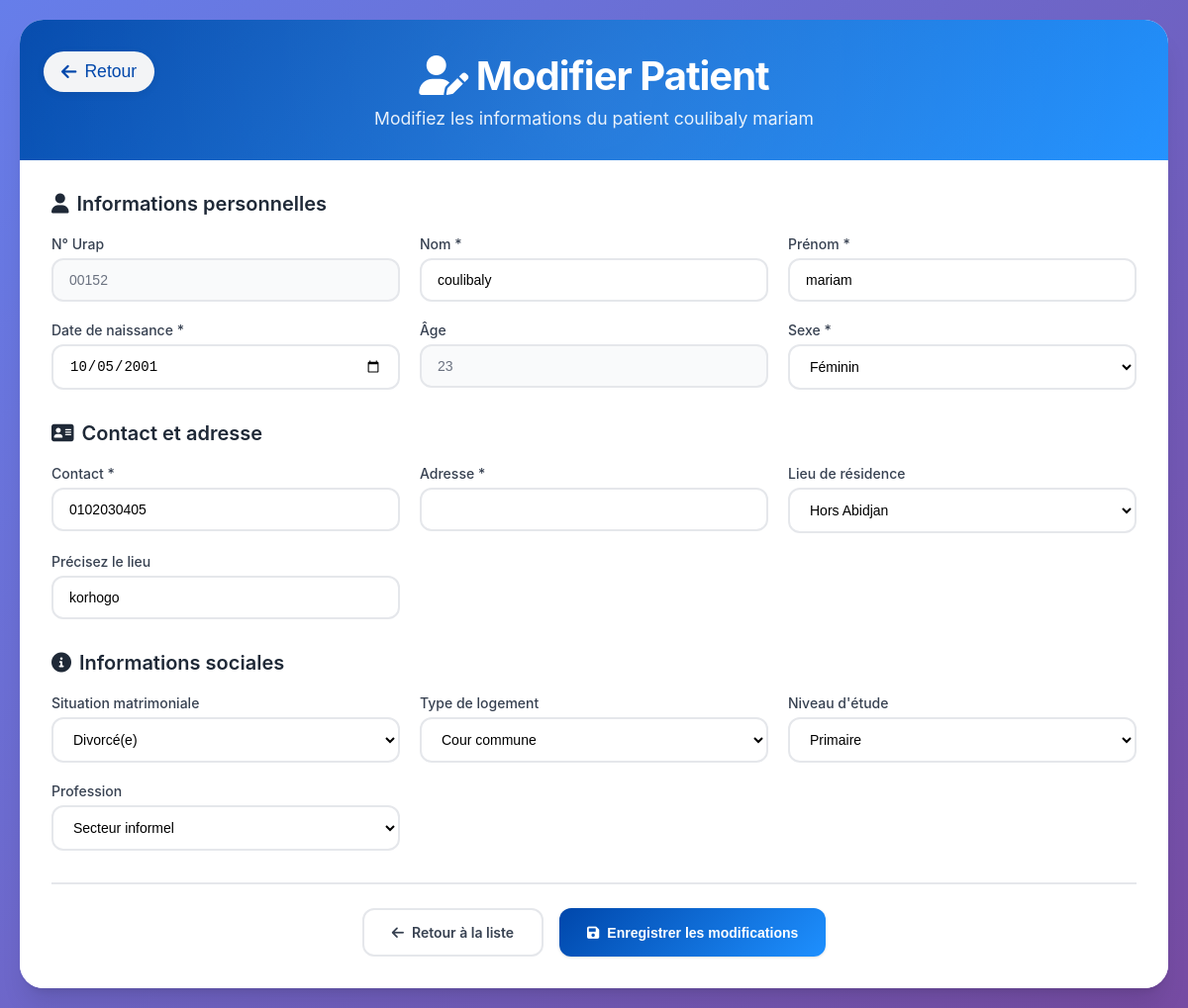
The page /page/modifpatient.php?idU=00152 (signed in) on the database its author committed.
### tables this page shows
CREATE TABLE IF NOT EXISTS `patient` (
  `Numero_urap` varchar(15) NOT NULL,
  `Nom_patient` varchar(20) NOT NULL,
  `Prenom_patient` varchar(30) NOT NULL,
  `Age` int NOT NULL,
  `Sexe_patient` varchar(10) NOT NULL,
  `Date_naissance` date NOT NULL,
  `Contact_patient` varchar(15) NOT NULL,
  `Situation_matrimoniale` varchar(25) NOT NULL,
  `Lieu_résidence` varchar(30) NOT NULL,
  `Precise` varchar(35) NOT NULL,
  `Type_logement` varchar(25) NOT NULL,
  `Niveau_etude` varchar(15) NOT NULL,
  `Profession` varchar(25) NOT NULL
);

### page/modifpatient.php (the view, shortened to what this page needs)
<?php
require_once("connexion.php");
$Numero_urap = isset($_GET['idU']) ? $_GET['idU'] : null;
$stmt = $pdo->prepare("SELECT * FROM patient WHERE Numero_urap = ?");
$stmt->execute([$Numero_urap]);
$patient = $stmt->fetch(PDO::FETCH_ASSOC);
$N_Urap = htmlspecialchars($patient['Numero_urap']);
$Nom = htmlspecialchars($patient['Nom_patient']);
$Prenom = htmlspecialchars($patient['Prenom_patient']);
$Age = htmlspecialchars($patient['Age']);
$SexeP = htmlspecialchars($patient['Sexe_patient']);
$datenaiss = htmlspecialchars($patient['Date_naissance']);
$contact = htmlspecialchars($patient['Contact_patient']);
$SituaM = htmlspecialchars($patient['Situation_matrimoniale']);
$reside = htmlspecialchars($patient['Lieu_résidence']);
$Precise = htmlspecialchars($patient['Precise']);
$Type_log = htmlspecialchars($patient['Type_logement']);
$NiveauE = htmlspecialchars($patient['Niveau_etude']);
$Profession = htmlspecialchars($patient['Profession']);
$Adresse = isset($patient['Adresse']) ? htmlspecialchars($patient['Adresse']) : '';
?>
<!DOCTYPE html>
<html lang="fr">
<head>
    <link href="https://cdnjs.cloudflare.com/ajax/libs/font-awesome/6.0.0/css/all.min.css" rel="stylesheet">
</head>
<body>
    <div class="container">
        <div class="header">
            <button onclick="window.history.back()" class="btn-retour">
                <i class="fas fa-arrow-left"></i> Retour
            </button>
            <h1><i class="fas fa-user-edit"></i> Modifier Patient</h1>
            <p>Modifiez les informations du patient <?php echo $Nom . ' ' . $Prenom; ?></p>
        </div>
        <div class="content-area">
            <form method="POST" action="update_patient.php" id="patientForm">
                <div class="form-section">
                    <h2 class="section-title">
                        <i class="fas fa-user"></i>
                        Informations personnelles
                    </h2>
                    <div class="form-grid">
                        <div class="form-field">
                            <label class="form-label">N° Urap</label>
                            <input type="text" class="form-input" value="<?php echo $N_Urap; ?>" readonly>
                        </div>
                        <div class="form-field">
                            <label class="form-label">Nom *</label>
                            <input type="text" class="form-input" name="Nom" value="<?php echo $Nom; ?>" required>
                        </div>
                        <div class="form-field">
                            <label class="form-label">Prénom *</label>
                            <input type="text" class="form-input" name="Prenom" value="<?php echo $Prenom; ?>" required>
                        </div>
                        <div class="form-field">
                            <label class="form-label">Date de naissance *</label>
                            <input type="date" class="form-input" id="datenaiss" name="datenaiss" value="<?php echo $datenaiss; ?>" required>
                        </div>
                        <div class="form-field">
                            <label class="form-label">Âge</label>
                            <input type="text" class="form-input" id="Age" name="Age" value="<?php echo $Age; ?>" readonly>
                        </div>
                        <div class="form-field">
                            <label class="form-label">Sexe *</label>
                            <select class="form-select" name="SexeP" required>
                                <option value="Féminin" <?php if($SexeP == "Féminin") echo "selected"; ?>>Féminin</option>
                            </select>
                        </div>
                    </div>
                </div>
                <div class="form-section">
                    <h2 class="section-title">
                        <i class="fas fa-address-card"></i>
                        Contact et adresse
                    </h2>
                    <div class="form-grid">
                        <div class="form-field">
                            <label class="form-label">Contact *</label>
                            <input type="tel" class="form-input" name="contact" value="<?php echo $contact; ?>" required>
                        </div>
                        <div class="form-field">
                            <label class="form-label">Adresse *</label>
                            <input type="text" class="form-input" name="Adresse" value="<?php echo $Adresse; ?>" required>
                        </div>
                        <div class="form-field">
                            <label class="form-label">Lieu de résidence</label>
                            <select class="form-select" id="reside" name="reside">
                                <option value="Hors Abidjan" <?php if($reside == "Hors Abidjan") echo "selected"; ?>>Hors Abidjan</option>
                            </select>
                        </div>
                        <div class="form-field">
                            <label class="form-label">Précisez le lieu</label>
                            <input type="text" class="form-input" id="Precise" name="Precise" value="<?php echo $Precise; ?>" placeholder="Commune, quartier...">
                        </div>
                    </div>
                </div>
                <div class="form-section">
                    <h2 class="section-title">
                        <i class="fas fa-info-circle"></i>
                        Informations sociales
                    </h2>
                    <div class="form-grid">
                        <div class="form-field">
                            <label class="form-label">Situation matrimoniale</label>
                            <select class="form-select" name="SituaM">
                                <option value="Divorcé" <?php if($SituaM == "Divorcé") echo "selected"; ?>>Divorcé(e)</option>
                            </select>
                        </div>
                        <div class="form-field">
                            <label class="form-label">Type de logement</label>
                            <select class="form-select" name="Type_log">
                                <option value="Cour commune" <?php if($Type_log == "Cour commune") echo "selected"; ?>>Cour commune</option>
                            </select>
                        </div>
                        <div class="form-field">
                            <label class="form-label">Niveau d'étude</label>
                            <select class="form-select" name="NiveauE">
                                <option value="Primaire" <?php if($NiveauE == "Primaire") echo "selected"; ?>>Primaire</option>
                            </select>
                        </div>
                        <div class="form-field">
                            <label class="form-label">Profession</label>
                            <select class="form-select" name="Profession">
                                <option value="Secteur informel" <?php if($Profession == "Secteur informel") echo "selected"; ?>>Secteur informel</option>
                            </select>
                        </div>
                    </div>
                </div>
                <div class="actions">
                    <a href="Liste_patient.php" class="btn btn-secondary">
                        <i class="fas fa-arrow-left"></i>
                        Retour à la liste
                    </a>
                    <button type="submit" class="btn btn-primary">
                        <i class="fas fa-save"></i>
                        Enregistrer les modifications
                    </button>
                </div>
            </form>
        </div>
    </div>
</body>
</html>

### page/modifpatient.php (style rules this page uses)
:root { --primary: #0047ab; --primary-light: #1e90ff; --primary-dark: #003380; --secondary: #f8fafc; --accent: #10b981; --danger: #ef4444; --warning: #f59e0b; --success: #22c55e; --gray-50: #f9fafb; --gray-100: #f3f4f6; --gray-200: #e5e7eb; --gray-300: #d1d5db; --gray-400: #9ca3af; --gray-500: #6b7280; --gray-600: #4b5563; --gray-700: #374151; --gray-800: #1f2937; --gray-900: #111827; --shadow-sm: 0 1px 2px 0 rgb(0 0 0 / 0.05); --shadow: 0 1px 3px 0 rgb(0 0 0 / 0.1), 0 1px 2px -1px rgb(0 0 0 / 0.1); --shadow-md: 0 4px 6px -1px rgb(0 0 0 / 0.1), 0 2px 4px -2px rgb(0 0 0 / 0.1); --shadow-lg: 0 10px 15px -3px rgb(0 0 0 / 0.1), 0 4px 6px -4px rgb(0 0 0 / 0.1); --shadow-xl: 0 20px 25px -5px rgb(0 0 0 / 0.1), 0 8px 10px -6px rgb(0 0 0 / 0.1); }
* { margin: 0; padding: 0; box-sizing: border-box; }
body { font-family: 'Inter', -apple-system, BlinkMacSystemFont, 'Segoe UI', Roboto, sans-serif; background: linear-gradient(135deg, #667eea 0%, #764ba2 100%); min-height: 100vh; padding: 20px; color: var(--gray-800); }
.container { max-width: 1200px; margin: 0 auto; background: rgba(255, 255, 255, 0.95); backdrop-filter: blur(10px); border-radius: 24px; box-shadow: var(--shadow-xl); overflow: hidden; animation: slideUp 0.6s ease-out; }
.header { background: linear-gradient(135deg, var(--primary) 0%, var(--primary-light) 100%); color: white; padding: 32px; text-align: center; position: relative; overflow: hidden; }
.header::before { content: ''; position: absolute; top: -50%; left: -50%; width: 200%; height: 200%; background: radial-gradient(circle, rgba(255,255,255,0.1) 0%, transparent 70%); animation: rotate 20s linear infinite; }
.header h1 { font-size: 2.5rem; font-weight: 700; letter-spacing: -0.025em; position: relative; z-index: 1; }
.header p { font-size: 1.1rem; opacity: 0.9; margin-top: 8px; position: relative; z-index: 1; }
.btn-retour { position: absolute; left: 24px; top: 32px; background: var(--gray-100); border: none; border-radius: 50px; padding: 10px 18px; font-size: 1.1em; box-shadow: 0 2px 8px rgba(0,0,0,0.07); color: var(--primary); cursor: pointer; display: flex; align-items: center; gap: 8px; transition: background 0.2s; z-index: 2; }
.content-area { padding: 32px; background: white; }
.form-section { margin-bottom: 32px; }
.section-title { font-size: 1.25rem; font-weight: 600; color: var(--gray-800); margin-bottom: 20px; display: flex; align-items: center; gap: 8px; }
.form-grid { display: grid; grid-template-columns: repeat(auto-fit, minmax(280px, 1fr)); gap: 20px; }
.form-field { position: relative; }
.form-label { display: block; font-size: 0.875rem; font-weight: 500; color: var(--gray-700); margin-bottom: 6px; }
.form-input { width: 100%; padding: 12px 16px; border: 2px solid var(--gray-200); border-radius: 12px; font-size: 14px; transition: all 0.2s ease; background: white; }
.form-input:disabled, .form-input[readonly] { background: var(--gray-50); color: var(--gray-500); }
.form-select { width: 100%; padding: 12px 16px; border: 2px solid var(--gray-200); border-radius: 12px; font-size: 14px; background: white; cursor: pointer; transition: all 0.2s ease; }
.actions { display: flex; gap: 16px; justify-content: center; flex-wrap: wrap; margin-top: 32px; padding-top: 24px; border-top: 2px solid var(--gray-200); }
.btn { padding: 14px 28px; border: none; border-radius: 12px; font-size: 14px; font-weight: 600; cursor: pointer; transition: all 0.2s ease; text-decoration: none; display: inline-flex; align-items: center; gap: 8px; min-width: 120px; justify-content: center; }
.btn-primary { background: linear-gradient(135deg, var(--primary) 0%, var(--primary-light) 100%); color: white; box-shadow: var(--shadow); }
.btn-secondary { background: white; color: var(--gray-700); border: 2px solid var(--gray-200); }

### rows shown on the page
patient: Nom_patient "coulibaly", Prenom_patient "mariam", Numero_urap "00152", Nom "coulibaly", Prenom "mariam", datenaiss "10/05/2001", Age "23", SexeP "Féminin", contact "0102030405", reside "Hors Abidjan", Precise "korhogo", SituaM "Divorcé(e)", Type_log "Cour commune", NiveauE "Primaire", Profession "Secteur informel"
